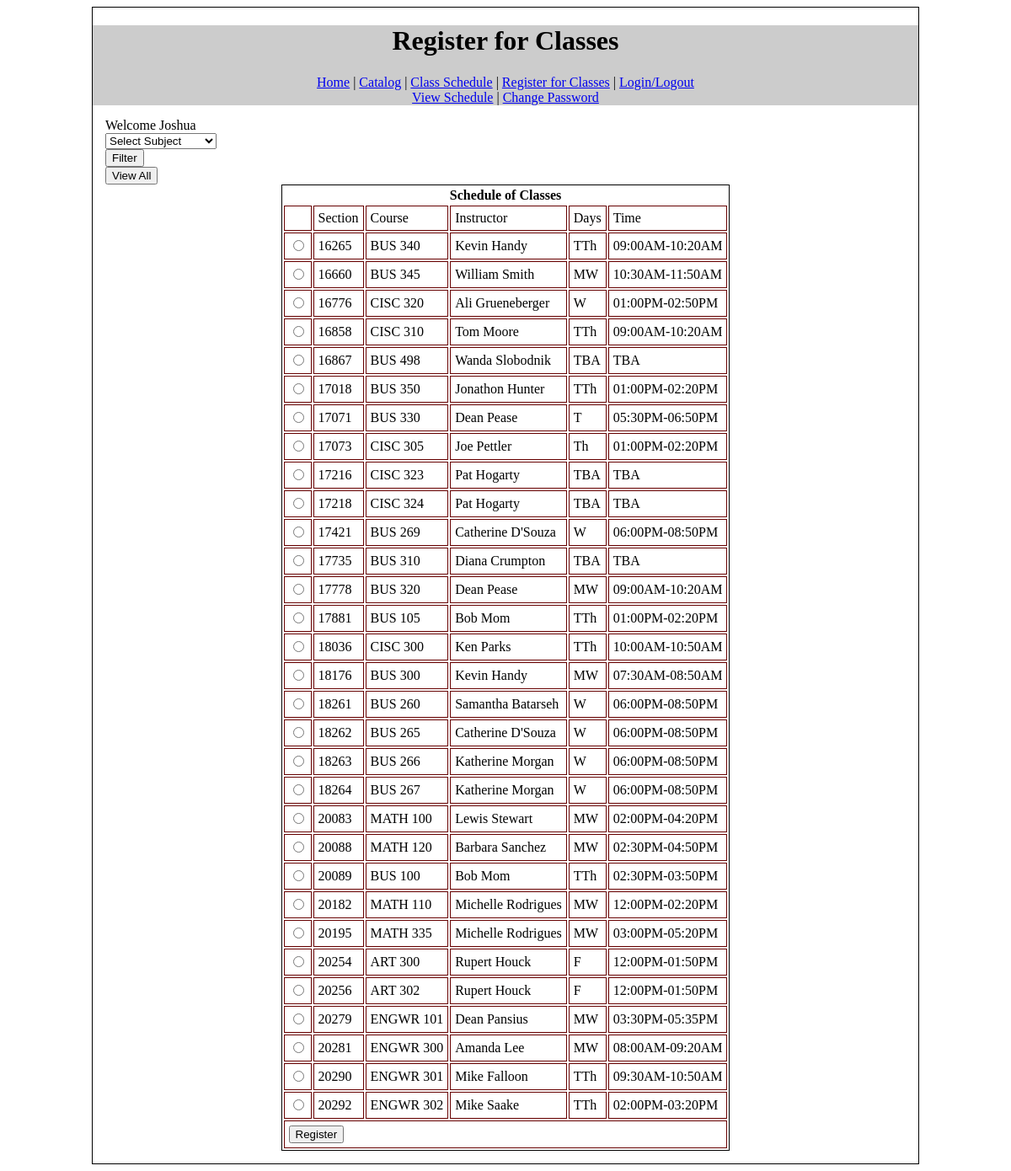
Screenshot of /csumb/cst336/team_project/studentregister.php (signed in) with the database file from the repository.
### tables this page shows
CREATE TABLE IF NOT EXISTS `schedule` (
  `SectionID` int(11) NOT NULL DEFAULT '0',
  `CourseID` varchar(10) DEFAULT NULL,
  `InstructorID` int(11) DEFAULT NULL,
  `Days` varchar(10) DEFAULT NULL,
  `Time` varchar(20) DEFAULT NULL,
  PRIMARY KEY (`SectionID`)
);

CREATE TABLE IF NOT EXISTS `team_project_admin` (
  `id` int(11) NOT NULL AUTO_INCREMENT,
  `firstname` varchar(50) DEFAULT NULL,
  `lastname` varchar(50) DEFAULT NULL,
  `username` varchar(50) NOT NULL,
  `password` varchar(50) NOT NULL,
  PRIMARY KEY (`id`)
);

### csumb/cst336/team_project/studentregister.php (the view, shortened to what this page needs)
<?php
if(!isset($_SESSION['username']))	{
	header("Location: login.php");
} else	{
	$firstname = $_SESSION['firstname'];
}
require('db_connection.php');
function DisplaySchedule()	{
	global $dbConn;
	$sql = "SELECT * FROM catalog as c INNER JOIN schedule as s WHERE c.CourseID = s.CourseID";
	$stmt = $dbConn->prepare($sql);
	$stmt->execute();
	return $stmt->fetchAll();
}
function getInstructor($Ins)	{
	global $dbConn;
	$InsID = $Ins;
	$sql = "SELECT FirstName,LastName FROM team_project_admin WHERE ID=:ID";
	$stmt = $dbConn->prepare($sql);
	$stmt->execute(array(':ID'=>$InsID));
	return $stmt->fetch();
}
?>
<!DOCTYPE html>
<html lang="en">
	<head>
        <link href="css\teamProjectCSS.css" rel="stylesheet" type="text/css">
	</head>
<body>
<div id="wrapper">
<div id="header">
	<h1>Register for Classes</h1>
    <div id="menubar">
    <a href="index.php">Home</a>	|	<a href="catalog.php">Catalog</a>	|	<a href="schedule.php">Class Schedule</a>	|	<a href="studentregister.php">Register for Classes</a>	 |	<a href="logout.php">Login/Logout</a>
    </div>
    <div id="SubMenu">
    <a href="viewschedule.php">View Schedule</a>	|	<a href="change_password.php">Change Password</a>
    </div>
</div>
<div id="mainbody">
<div id="welcome">Welcome <?=$firstname ?></div>
<form method="get" id="CatalogFilter">
	<select name="Subject">
    	<option value="-1">Select Subject</option>
    </select>
    <br />
    <input type="submit" value="Filter" />
</form>
<form method="GET">
	<input type="submit" value="View All" name="ViewAll" />
</form>
<table id="catalogTable">
<tr>
	<th colspan='6'>Schedule of Classes</th>
</tr>
<tr>
	<td />
	<td>Section</td>
    <td>Course</td>
    <td>Instructor</td>
    <td>Days</td>
    <td>Time</td>
</tr>
<form method="POST" id="register">
<?php
	if(isset($_GET['Subject']))	{
		$classes = filterSchedule();
	}	else	{
		$classes = DisplaySchedule();
	}
		foreach($classes as $s)	{
			echo "<tr>";
			echo "<td><input type='radio' name='register' value='" . $s['SectionID'] . "'></td>";
			echo "<td>" . $s['SectionID'] . "</td>";
			echo "<td>" . $s['CourseID'] . "</td>";
			$teacher = getInstructor($s['InstructorID']);
			echo "<td>" . $teacher['FirstName'] . " " . $teacher['LastName'] . "</td>";
			echo "<td>" . $s['Days'] . "</td>";
			echo "<td>" . $s['Time'] . "</td>";
			echo "</tr>";
		}
?>
<tr>
	<td colspan="6"><input type="submit" value="Register" /></td>
</tr>
</form>
</table>
</div>
</div>
</body>
</html>

### csumb/cst336/team_project/css/teamProjectCSS.css (style rules this page uses)
#wrapper { width: 980px; margin: 0 auto; border: 1px solid #000; }
#header { background-color: #ccc; padding: 0; margin: 0; text-align:center; }
#menubar { text-align:center; }
#mainbody { padding: 15px; }
#CatalogFilter { margin: auto 0; }
#catalogTable { margin: 0 auto; border: 1px solid #000; }
#catalogTable tr,td { border: 1px solid #660000; padding: 5px; }

### rows the page displays
schedule: SectionID "16265", CourseID "BUS 340", team_project_admin.firstname "Kevin", team_project_admin.lastname "Handy", Days "TTh", Time "09:00AM-10:20AM"
schedule: SectionID "16660", CourseID "BUS 345", team_project_admin.firstname "William", team_project_admin.lastname "Smith", Days "MW", Time "10:30AM-11:50AM"
schedule: SectionID "16776", CourseID "CISC 320", team_project_admin.firstname "Ali", team_project_admin.lastname "Grueneberger", Days "W", Time "01:00PM-02:50PM"
schedule: SectionID "16858", CourseID "CISC 310", team_project_admin.firstname "Tom", team_project_admin.lastname "Moore", Days "TTh", Time "09:00AM-10:20AM"
schedule: SectionID "16867", CourseID "BUS 498", team_project_admin.firstname "Wanda", team_project_admin.lastname "Slobodnik", Days "TBA", Time "TBA"
schedule: SectionID "17018", CourseID "BUS 350", team_project_admin.firstname "Jonathon", team_project_admin.lastname "Hunter", Days "TTh", Time "01:00PM-02:20PM"
schedule: SectionID "17071", CourseID "BUS 330", team_project_admin.firstname "Dean", team_project_admin.lastname "Pease", Days "T", Time "05:30PM-06:50PM"
schedule: SectionID "17073", CourseID "CISC 305", team_project_admin.firstname "Joe", team_project_admin.lastname "Pettler", Days "Th", Time "01:00PM-02:20PM"
schedule: SectionID "17216", CourseID "CISC 323", team_project_admin.firstname "Pat", team_project_admin.lastname "Hogarty", Days "TBA", Time "TBA"
schedule: SectionID "17218", CourseID "CISC 324", team_project_admin.firstname "Pat", team_project_admin.lastname "Hogarty", Days "TBA", Time "TBA"
schedule: SectionID "17421", CourseID "BUS 269", team_project_admin.firstname "Catherine", team_project_admin.lastname "D'Souza", Days "W", Time "06:00PM-08:50PM"
schedule: SectionID "17735", CourseID "BUS 310", team_project_admin.firstname "Diana", team_project_admin.lastname "Crumpton", Days "TBA", Time "TBA"
schedule: SectionID "17778", CourseID "BUS 320", team_project_admin.firstname "Dean", team_project_admin.lastname "Pease", Days "MW", Time "09:00AM-10:20AM"
schedule: SectionID "17881", CourseID "BUS 105", team_project_admin.firstname "Bob", team_project_admin.lastname "Mom", Days "TTh", Time "01:00PM-02:20PM"
schedule: SectionID "18036", CourseID "CISC 300", team_project_admin.firstname "Ken", team_project_admin.lastname "Parks", Days "TTh", Time "10:00AM-10:50AM"
schedule: SectionID "18176", CourseID "BUS 300", team_project_admin.firstname "Kevin", team_project_admin.lastname "Handy", Days "MW", Time "07:30AM-08:50AM"
schedule: SectionID "18261", CourseID "BUS 260", team_project_admin.firstname "Samantha", team_project_admin.lastname "Batarseh", Days "W", Time "06:00PM-08:50PM"
schedule: SectionID "18262", CourseID "BUS 265", team_project_admin.firstname "Catherine", team_project_admin.lastname "D'Souza", Days "W", Time "06:00PM-08:50PM"
schedule: SectionID "18263", CourseID "BUS 266", team_project_admin.firstname "Katherine", team_project_admin.lastname "Morgan", Days "W", Time "06:00PM-08:50PM"
schedule: SectionID "18264", CourseID "BUS 267", team_project_admin.firstname "Katherine", team_project_admin.lastname "Morgan", Days "W", Time "06:00PM-08:50PM"
schedule: SectionID "20083", CourseID "MATH 100", team_project_admin.firstname "Lewis", team_project_admin.lastname "Stewart", Days "MW", Time "02:00PM-04:20PM"
schedule: SectionID "20088", CourseID "MATH 120", team_project_admin.firstname "Barbara", team_project_admin.lastname "Sanchez", Days "MW", Time "02:30PM-04:50PM"
schedule: SectionID "20089", CourseID "BUS 100", team_project_admin.firstname "Bob", team_project_admin.lastname "Mom", Days "TTh", Time "02:30PM-03:50PM"
schedule: SectionID "20182", CourseID "MATH 110", team_project_admin.firstname "Michelle", team_project_admin.lastname "Rodrigues", Days "MW", Time "12:00PM-02:20PM"
schedule: SectionID "20195", CourseID "MATH 335", team_project_admin.firstname "Michelle", team_project_admin.lastname "Rodrigues", Days "MW", Time "03:00PM-05:20PM"
schedule: SectionID "20254", CourseID "ART 300", team_project_admin.firstname "Rupert", team_project_admin.lastname "Houck", Days "F", Time "12:00PM-01:50PM"
schedule: SectionID "20256", CourseID "ART 302", team_project_admin.firstname "Rupert", team_project_admin.lastname "Houck", Days "F", Time "12:00PM-01:50PM"
schedule: SectionID "20279", CourseID "ENGWR 101", team_project_admin.firstname "Dean", team_project_admin.lastname "Pansius", Days "MW", Time "03:30PM-05:35PM"
schedule: SectionID "20281", CourseID "ENGWR 300", team_project_admin.firstname "Amanda", team_project_admin.lastname "Lee", Days "MW", Time "08:00AM-09:20AM"
schedule: SectionID "20290", CourseID "ENGWR 301", team_project_admin.firstname "Mike", team_project_admin.lastname "Falloon", Days "TTh", Time "09:30AM-10:50AM"
schedule: SectionID "20292", CourseID "ENGWR 302", team_project_admin.firstname "Mike", team_project_admin.lastname "Saake", Days "TTh", Time "02:00PM-03:20PM"

### other values shown
$firstname "Joshua"
